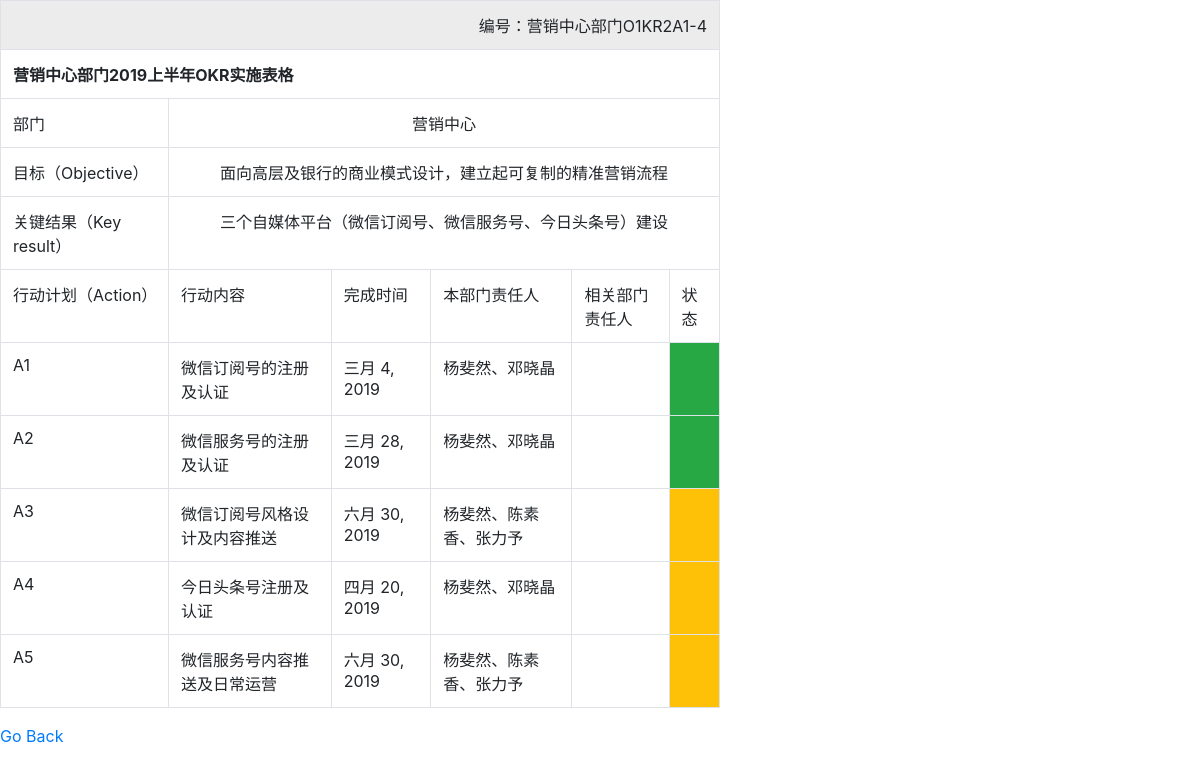
/Objective/Objective_id/2/, run on the app's committed database.
### Objective/models.py (models this page shows, shortened)
class Objective(models.Model):
    department = models.CharField('部门', max_length=20)
    objective = models.CharField('目标', max_length=200)
    key_result = models.CharField('关键结果', max_length=200)
    self_assessment_score = models.IntegerField('部门自评', default=0)
    leader_assessment_score = models.IntegerField('领导评分', default=0)
    code = models.CharField('编号', max_length=20, default='')
    time_description = models.CharField('年度', max_length=20, default='')

class Action(models.Model):
    objective = models.ForeignKey(Objective, on_delete=models.CASCADE)
    content = models.CharField('行动内容', max_length=500, default='')
    complete_date = models.DateField('完成时间')
    local_leader = models.CharField('本部门责任人', max_length=100, default='')
    correlative_leader = models.CharField('相关部门责任人', max_length=100, blank=True, default='')
    status = models.IntegerField('状态', choices=STATUS_CHOICE)

### Objective/views.py (the view)
# urls.py: url('Objective_id/(\d+)/', views.objective_detail, name='key_result_detail'),
def objective_detail(request, pk):
    return render(request, 'Objective/objective_detail.html',
                  {'actions': Action.objects.filter(objective_id=pk), 'objective': Objective.objects.get(id=pk)})

### Objective/templates/Objective/objective_detail.html (shortened to what this page needs)
<link rel="stylesheet" href="https://maxcdn.bootstrapcdn.com/bootstrap/4.0.0/css/bootstrap.min.css"
>
<table class="table table-hover table-bordered" style="width:60% !important" border="1">
    <tbody>
    <tr>
        <td colspan="6" align="right">编号：{{ objective.department }}部门{{ objective.code }}</td>
    </tr>
    <tr>
        <th colspan="6" align="center">{{ objective.department }}部门{{ objective.time_description }}OKR实施表格</th>
    </tr>
    <tr>
        <td>部门</td>
        <td colspan="5" align="center">{{ objective.department }}</td>
    </tr>
    <tr>
        <td>目标（Objective）</td>
        <td colspan="5" align="center">{{ objective.objective }}</td>
    </tr>
    <tr>
        <td>关键结果（Key result）</td>
        <td colspan="5" align="center">{{ objective.key_result }}</td>
    </tr>
    <tr>
        <td>
            行动计划（Action）
        </td>
        <td>
            行动内容
        </td>
        <td>
            完成时间
        </td>
        <td>
            本部门责任人
        </td>
        <td>
            相关部门责任人
        </td>
        <td>
            状态
        </td>
    </tr>
    {% for a in actions %}
        <tr>
            <td>
                A{{ forloop.counter }}
            </td>
            <td>
                {{ a.content }}
            </td>
            <td>
                {{ a.complete_date }}
            </td>
            <td>
                {{ a.local_leader }}
            </td>
            <td>
            </td>
            <td class="
                {% if a.status == 1 %}
                p-3 mb-2 bg-warning
                {% elif a.status == 2 %}
p-3 mb-2 bg-success
                {% else %}
                p-3 mb-2 bg-danger
{% endif %}">
            </td>
        </tr>
    {% endfor %}
    </tbody>
</table>
<a href="/">Go Back</a>

### data on the page
Objective: department "营销中心", code "O1KR2A1-4", time_description "2019上半年", objective "面向高层及银行的商业模式设计，建立起可复制的精准营销流程", key_result "三个自媒体平台（微信订阅号、微信服务号、今日头条号）建设"
Action: content "微信订阅号的注册及认证", complete_date "三月 4, 2019", local_leader "杨斐然、邓晓晶", status 2 (drawn)
Action: content "微信服务号的注册及认证", complete_date "三月 28, 2019", local_leader "杨斐然、邓晓晶", status 2 (drawn)
Action: content "微信订阅号风格设计及内容推送", complete_date "六月 30, 2019", local_leader "杨斐然、陈素香、张力予", status 1 (drawn)
Action: content "今日头条号注册及认证", complete_date "四月 20, 2019", local_leader "杨斐然、邓晓晶", status 1 (drawn)
Action: content "微信服务号内容推送及日常运营", complete_date "六月 30, 2019", local_leader "杨斐然、陈素香、张力予", status 1 (drawn)
